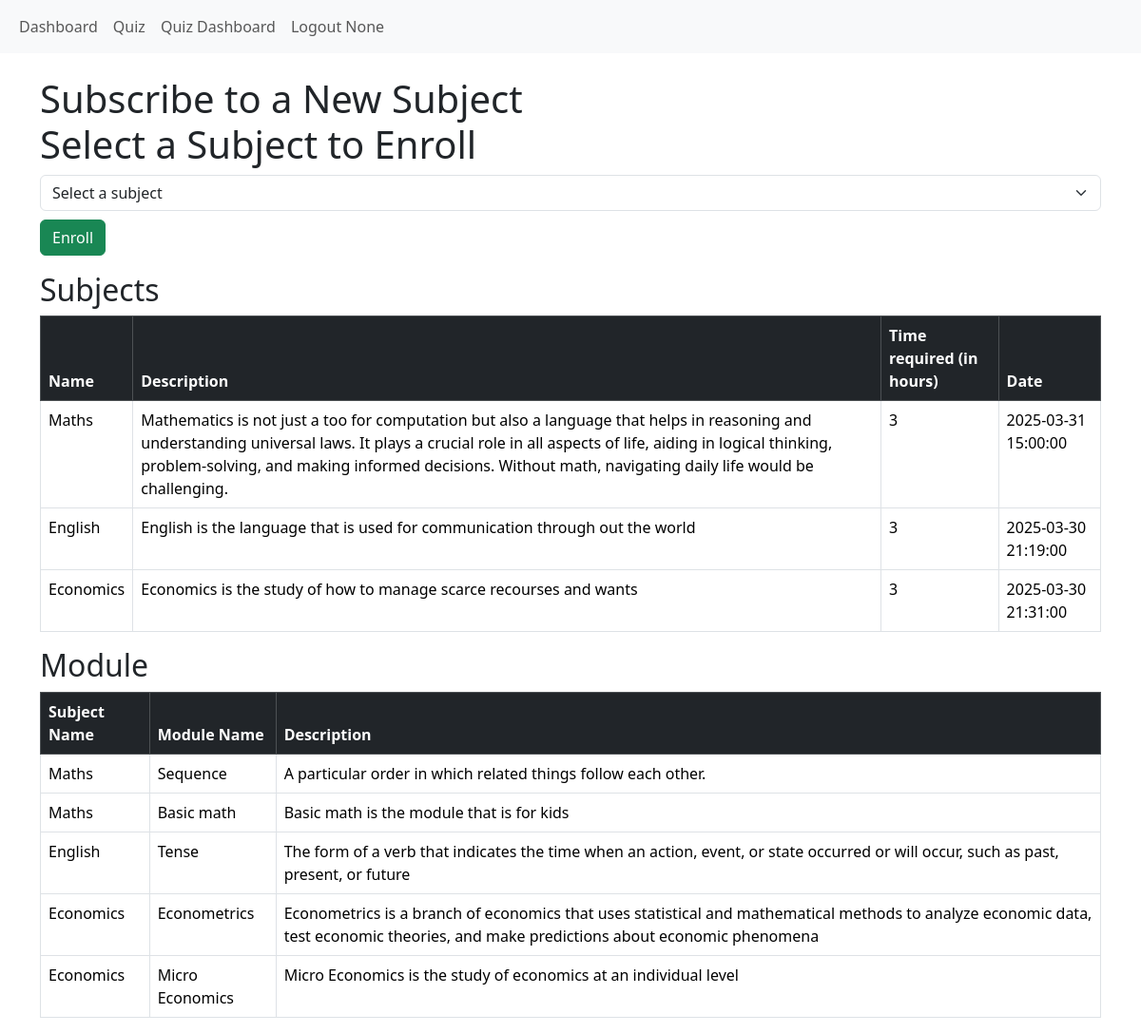
The app's page /enroll_subject with its own data.
### applications/model.py (models this page shows, shortened)
class Subject(database.Model):
    __tablename__ = 'subject'  # Explicitly define table name
    subject_id = database.Column(database.Integer, primary_key=True)
    name = database.Column(database.String(100), nullable=False)
    description = database.Column(database.Text, nullable=False)
    time_required = database.Column(database.Integer, nullable=False)
    date = database.Column(database.DateTime, nullable=True)
    module = database.relationship('Module', back_populates='subject', uselist=True,cascade="all, delete-orphan")

class Module(database.Model):
    __tablename__= 'module'
    subject_id = database.Column(database.Integer,database.ForeignKey('subject.subject_id'), nullable=False,primary_key=True)
    module_name = database.Column(database.String(150), nullable=False,primary_key=True)
    module_description = database.Column(database.Text)
    subject = database.relationship('Subject', back_populates='module',cascade="all, delete-orphan",single_parent=True)  # Define back reference

### applications/authorisation.py (the view, shortened to what this page needs)
@app.route('/enroll_subject', methods=['GET', 'POST'])
def enroll_subject():
    user = User.query.get(session.get('user_id'))
    subject = Subject.query.all()
    module = Module.query.all()
    return render_template('enroll_subject.html', subject=subject,module=module)

### templates/enroll_subject.html (shortened to what this page needs)
{% extends "navbar.html" %}
{% block content %}
<div class="container mt-4">
    <h1>Subscribe to a New Subject</h1`>
    <form method="POST" action="{{ url_for('enroll_subject') }}">
        <div class="mb-3">
            <label for="subject_select" class="form-label">Select a Subject to Enroll</label>
            <select class="form-select" id="subject_select" name="subject_id" required>
                <option value="" disabled selected>Select a subject</option>
            </select>
            <button type="submit" class="btn btn-success">Enroll</button>
        </div>
    </form>
    <h2>Subjects</h2>
    <table class="table table-bordered">
        <thead class="table-dark">
            <tr>
                <th>Name</th>
                <th>Description</th>
                <th>Time required (in hours)</th>
                <th>Date</th>
            </tr>
        </thead>
        <tbody>
            {% for subject in subject %}
            <tr>
                <td>{{ subject.name }}</td>
                <td>{{ subject.description }}</td>
                <td>{{ subject.time_required }}</td>
                <td>{{ subject.date }}</td>
            </tr>
            {% endfor %}
          </tbody>
    </table>
    <h2>Module</h2>
    <table class="table table-bordered">
        <thead class="table-dark">
            <tr>
                <th>Subject Name</th>
                <th>Module Name</th>
                <th>Description</th>
            </tr>
        </thead>
        <tbody>
            {% for module in module %}
            <tr>
                <td>{{ module.subject.name }}</td>
                <td>{{ module.module_name }}</td>
                <td>{{ module.module_description }}</td>
            </tr>
            {% endfor %}
          </tbody>
    </table>
</div>
{% endblock %}

### templates/navbar.html (shortened to what this page needs)
<!DOCTYPE html>
<html lang="en">
<head>
  <link href="https://cdn.jsdelivr.net/npm/bootstrap@5.3.3/dist/css/bootstrap.min.css" rel="stylesheet">
</head>
<body>
  <nav class="navbar navbar-expand-lg navbar-light bg-light">
    <div class="container-fluid">
      <div class="collapse navbar-collapse" id="navbarSupportedContent">
        <ul class="navbar-nav me-auto mb-2 mb-lg-0">
          {% if session.get('Is_Admin') != 1 %}
            <li class="nav-item">
              <a class="nav-link" href="{{ url_for('user') }}">Dashboard</a>
            </li>
            <li class="nav-item">
              <a class="nav-link" href="{{ url_for('enroll_subject') }}">Quiz</a>
            </li>
            <li class="nav-item">
              <a class="nav-link" href="{{ url_for('quiz_dashboard') }}">Quiz Dashboard</a>
            </li>
          {% endif %}
          <li class="nav-item">
            <a class="nav-link" href="{{ url_for('logout') }}">Logout {{ session.get('Name') }}</a>
          </li>
        </ul>
      </div>
    </div>
  </nav>
  {% block content %}{% endblock %}
</body>
</html>

### records on screen
Subject: name "Maths", description "Mathematics is not just a too for computation but also a language that helps in reasoning and understanding universal laws. It plays a crucial role in all aspects of life, aiding in logical thinking, problem-solving, and making informed decisions. Without math, navigating daily life would be challenging.", time_required "3", date "2025-03-31 15:00:00"
Subject: name "English", description "English is the language that is used for communication through out the world", time_required "3", date "2025-03-30 21:19:00"
Subject: name "Economics", description "Economics is the study of how to manage scarce recourses and wants", time_required "3", date "2025-03-30 21:31:00"
Module: subject.name "Maths", module_name "Sequence", module_description "A particular order in which related things follow each other."
Module: subject.name "Maths", module_name "Basic math", module_description "Basic math is the module that is for kids"
Module: subject.name "English", module_name "Tense", module_description "The form of a verb that indicates the time when an action, event, or state occurred or will occur, such as past, present, or future"
Module: subject.name "Economics", module_name "Econometrics", module_description "Econometrics is a branch of economics that uses statistical and mathematical methods to analyze economic data, test economic theories, and make predictions about economic phenomena"
Module: subject.name "Economics", module_name "Micro Economics", module_description "Micro Economics is the study of economics at an individual level"

### other values on screen
{{ session.get('Name') }} "None"
